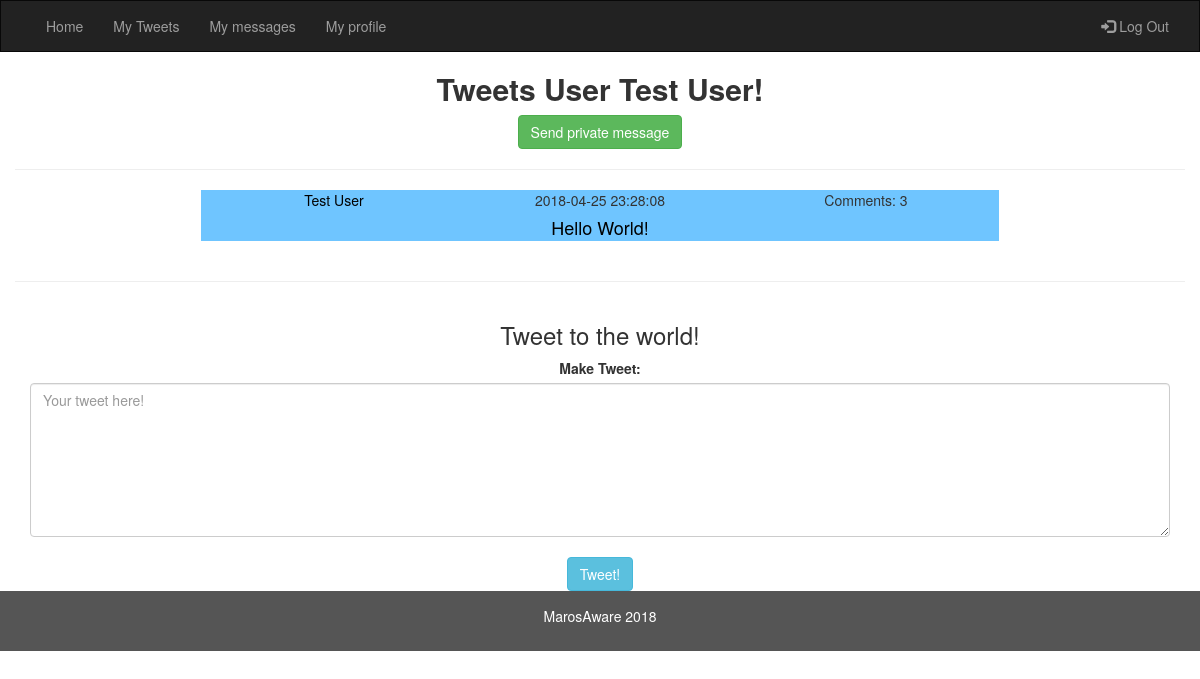
Page /user.php?id=8 (signed in) on the committed database.
### tables this page shows
CREATE TABLE `Users` (
  `id` int(11) NOT NULL AUTO_INCREMENT,
  `email` varchar(255) NOT NULL,
  `username` varchar(255) NOT NULL,
  `hash_pass` varchar(60) NOT NULL,
  PRIMARY KEY (`id`),
  UNIQUE KEY `email` (`email`),
  UNIQUE KEY `id_UNIQUE` (`id`)
);

CREATE TABLE `Tweets` (
  `id` int(11) NOT NULL AUTO_INCREMENT,
  `userId` int(11) NOT NULL,
  `text` varchar(142) NOT NULL,
  `creationDate` datetime NOT NULL,
  PRIMARY KEY (`id`),
  UNIQUE KEY `id_UNIQUE` (`id`),
  KEY `userId` (`userId`),
  CONSTRAINT `Tweets_ibfk_1` FOREIGN KEY (`userId`) REFERENCES `Users` (`id`) ON DELETE CASCADE
);

### src/Database.php (called while the page is built, shortened)
<?php
class Database
{
    private static
        $username = 'root',
        $password = 'coderslab',
        $host = 'localhost',
        $database = 'Twitter',
        $dbObj = null;
    public static function connect()
    {
        try {
            if (!isset(self::$dbObj) OR self::$dbObj === null) {
                self::$dbObj =
                    new PDO('mysql:host=' . self::$host . ';dbname=' . self::$database, self::$username, self::$password);
                self::$dbObj->setAttribute(PDO::ATTR_ERRMODE, PDO::ERRMODE_EXCEPTION);
            }
            return self::$dbObj;
        } catch(PDOException $e) {
            echo 'Database connection failed. Error msg: '. $e->getMessage();
        }
    }
}

### src/User.php (called while the page is built, shortened)
<?php
class User
{
    private
        $id,
        $username,
        $hashPass,
        $email;
    public function __construct()
    {
        $this->id = -1;
        $this->username = "";
    }
    public static function loadUserById(PDO $conn, $id)
    {
        $stmt = $conn->prepare('SELECT * FROM Users WHERE id=:id');
        $result = $stmt->execute(['id' => $id]);
        if ($result === true && $stmt->rowCount() > 0) {
            $row = $stmt->fetch(PDO::FETCH_ASSOC);
            $loadedUser = new User();
            $loadedUser->id = $row['id'];
            $loadedUser->username = $row['username'];
            $loadedUser->hashPass = $row['hash_pass'];
            $loadedUser->email = $row['email'];
            return $loadedUser;
        }
        return null;
    }
    public function getId()
    {
        return $this->id;
    }
    public function getUserName()
    {
        return $this->username;
    }
    public static function getUserNameById(PDO $conn, $userId)
    {
        $stmt = $conn->prepare('SELECT username FROM Users WHERE id=:userId');
        $result = $stmt->execute(['userId' => $userId]);
        if ($result === true && $stmt->rowCount() > 0) {
            $row = $stmt->fetch(PDO::FETCH_ASSOC);
            return $row['username'];
        } else {
            return false;
        }
    }
}

### src/Tweet.php (called while the page is built, shortened)
<?php
class Tweet
{
    private $id, $userId, $text, $creationDate;
    public function __construct()
    {
        $this->id = -1;
        $this->userId = "";
        $this->text = "";
        $this->creationDate = "";
    }
    public static function loadAllTweetsByUserId(PDO $conn, $userId)
    {
        $allTweets = [];
        $stmt = $conn->prepare('SELECT * FROM Tweets WHERE userId=:userId');
        $result = $stmt->execute(['userId' => $userId]);
        if ($result === true && $stmt->rowCount() > 0) {
            while ($row = $stmt->fetch(PDO::FETCH_ASSOC)) {
                $loadedTweet = new Tweet();
                $loadedTweet->id = $row['id'];
                $loadedTweet->userId = $row['userId'];
                $loadedTweet->text = $row['text'];
                $loadedTweet->creationDate = $row['creationDate'];
                $allTweets[] = $loadedTweet;
            }
        }
        return $allTweets;
    }
    public function getId()
    {
        return $this->id;
    }
    public function getUserId()
    {
        return $this->userId;
    }
    public function getText()
    {
        return $this->text;
    }
    public function getCreationDate()
    {
        return $this->creationDate;
    }
}

### src/Comment.php (called while the page is built, shortened)
<?php
class Comment
{
    public static function loadAllCommentsByPostId(PDO $conn, $postId)
    {
        $allComments = [];
        $stmt = $conn->prepare('SELECT * FROM Comments WHERE postId=:postId ORDER BY id DESC');
        $result = $stmt->execute(['postId' => $postId]);
        if ($result === true && $stmt->rowCount() > 0) {
            while ($row = $stmt->fetch(PDO::FETCH_ASSOC)) {
                $loadedComment = new Comment();
                $loadedComment->id = $row['id'];
                $loadedComment->userId = $row['userId'];
                $loadedComment->postId = $row['postId'];
                $loadedComment->text = $row['text'];
                $loadedComment->creation_date = $row['creation_date'];
                $allComments[] = $loadedComment;
            }
        }
        return $allComments;
    }
}

### public/user.php (the view, shortened to what this page needs)
<?php
require (__DIR__ . '/../src/Database.php');
require (__DIR__ . '/../src/User.php');
require (__DIR__ . '/../src/Tweet.php');
require (__DIR__ . '/../src/Comment.php');
if ($_SERVER['REQUEST_METHOD'] === 'GET' && isset($_GET['id'])) {
    $user = User::loadUserById(Database::connect(), $_GET['id']);
}
?>
<!DOCTYPE html>
<html lang="en">
<head>
    <link rel="stylesheet" href="https://maxcdn.bootstrapcdn.com/bootstrap/3.3.7/css/bootstrap.min.css">
    <link rel="stylesheet" href="../src/css/style.css">
</head>
<body>
<nav class="navbar navbar-inverse">
    <div class="container-fluid">
        <div class="collapse navbar-collapse" id="myNavbar">
            <ul class="nav navbar-nav">
                <li><a href="home.php">Home</a></li>
                <li><a href="user.php?id=<?php echo $user->getId(); ?>">My Tweets</a></li>
                <li><a href="messages.php">My messages</a></li>
                <li><a href="profile.php">My profile</a></li>
            </ul>
            <ul class="nav navbar-nav navbar-right">
                <li><a href="logout.php"><span class="glyphicon glyphicon-log-in"></span> Log Out</a></li>
            </ul>
        </div>
    </div>
</nav>
<div class="container-fluid text-center">
    <div class="row content">
        <div class="col-sm-12 text-left">
            <div class="center">
                <?php
                $hello = $user->getId() != $_SESSION['userId'] ? 'Tweets User ' . $user->getUserName() . '!' : 'Your all Tweets!';
                ?>
                <h2><b><?php echo $hello; ?></b></h2>
                <?php
                if ($user->getId() != $_SESSION['userId']) { ?>
                    <a class="btn btn-success" href="sendmsg.php?id=<?php echo $user->getId(); ?>">Send private message</a>
                <?php }
                ?>
            </div>
            <hr>
            <div class="row">
                <div class="col-sm-12">
                    <div class="container">
                        <?php
                        $allTweets = Tweet::loadAllTweetsByUserId(Database::connect(), $user->getId());
                        foreach($allTweets as $tweet) {
                            $commentsCount = count(Comment::loadAllCommentsByPostId(Database::connect(), $tweet->getId()));
                            $tweetBy = $tweet->getUserId() != $_SESSION['userId'] ?
                                User::getUserNameById(Database::connect(), $tweet->getUserId())
                                : 'You';
                            ?>
                            <div class="single-tweet">
                                <div class="col-sm-4">
                                    <span class="single-tweet--author"><?php echo "<a href='user.php?id={$tweet->getUserId()}'>$tweetBy</a>"?></span>
                                </div>
                                <div class="col-sm-4">
                                    <span class="single-tweet--date"><?php echo $tweet->getCreationDate(); ?></span>
                                </div>
                                <div class="col-sm-4">
                                    <span class="single-tweet--comments">Comments: <?php echo $commentsCount; ?></span>
                                </div>
                                    <div class="col-sm-12 single-tweet--content">
                                        <a href='single_tweet.php?tweetId=<?php echo $tweet->getId(); ?>'><?php echo $tweet->getText(); ?></a>
                                    </div>
                            </div>
                        <?php    } ?>
                    </div>
                </div>
            </div>
            <hr>
            <div class="container">
                <div class="center">
                    <h3>Tweet to the world!</h3>
                    <form action="home.php" method="post" role="form">
                        <label for="text">Make Tweet:</label><br>
                        <textarea class="form-control" name="text" cols="50" rows="7" id="text" maxlength="140" placeholder="Your tweet here!"></textarea><br>
                        <input type="submit" class="btn btn-info" value="Tweet!">
                    </form>
                </div>
            </div>
        </div>
    </div>
</div>
<footer class="container-fluid text-center">
    <?php
    $date = new DateTime('now');
    $date = $date->format('Y');
    ?>
    <p>MarosAware <?php echo $date; ?></p>
</footer>
</body>
</html>

### src/css/style.css (style rules this page uses)
.navbar { margin-bottom: 0; border-radius: 0; }
footer { background-color: #555; color: white; padding: 15px; }
.center { text-align:center; }
.single-tweet { background-color: rgba(51, 173, 255, 0.7); width:70%; margin:0 auto 20px auto; text-align:center; }
.single-tweet:after { content: ''; display: table; clear:both; }
.single-tweet--author { color:black; font-weight:300; }
.single-tweet--author a { color:black; }
.single-tweet--date { font-weight:300; }
.single-tweet--comments { font-weight:300; }
.single-tweet--content { text-align:center; color:black; margin-top:5px; font-size:1.8rem; }
.single-tweet--content a { color:black; }

### rows in the picture
users: hello "Tweets User Test User!"
tweets: userId.username "Test User", creationDate "2018-04-25 23:28:08", commentsCount "3", text "Hello World!"

### other values in the picture
$date "2018"
